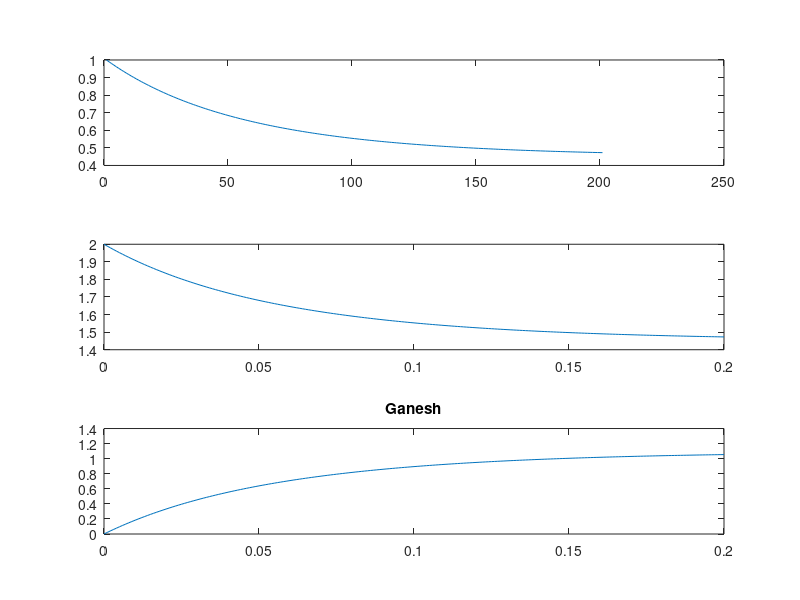

MATLAB code to generate this figure:
k1=5;
k2=3;
c1(1)=1;
c2(1)=2;
c3(1)=0;
dt=0.001;
i=0;
for t=1:200
c1(t+1)=c1(t)+(k2 *c3(t)-k1*c1(t)*c2(t))*dt;

c2(t+1) = c2(t) + (k2*c3(t)-k1*c1(t)*c2(t))*dt;

c3(t+1) = c3(t) + (2*k1*c1(t)*c2(t)-2*k2*c3(t))*dt;

i(t+1)=t*dt;
end
subplot(3,1,1);
plot(c1);
subplot(3,1,2);
plot(i,c2);
subplot(3,1,3);
plot(i,c3);
title('Ganesh');
